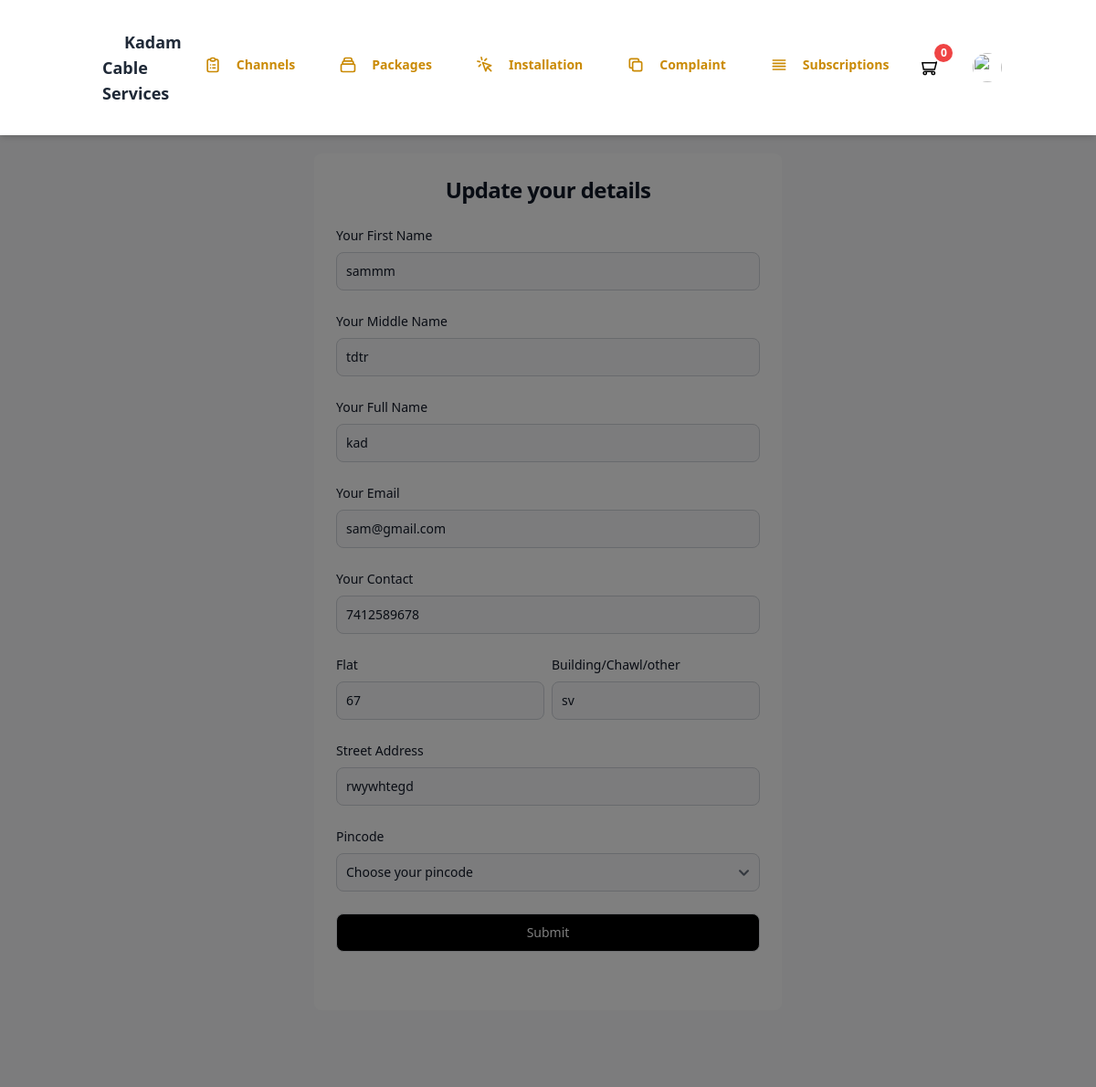
Screenshot of /Main/Customer/Update.php (signed in) with the database file from the repository.
### tables this page shows
CREATE TABLE `customer` (
  `cust_email` varchar(100) NOT NULL,
  `cust_password` varchar(50) NOT NULL,
  `cust_fname` varchar(50) NOT NULL,
  `cust_mname` varchar(50) NOT NULL,
  `cust_lname` varchar(50) NOT NULL,
  `cust_flat` varchar(50) NOT NULL,
  `cust_building` varchar(50) NOT NULL,
  `cust_street` varchar(50) NOT NULL,
  `cust_pincode` varchar(50) NOT NULL,
  `cust_phone` varchar(10) NOT NULL
);

### Main/Customer/Update.php (the view, shortened to what this page needs)
<?php
if(isset($_SESSION["email"]) && isset($_SESSION["firstname"]) && isset($_SESSION["lastname"]) && isset($_SESSION["type"])  )
{
    $email = $_SESSION["email"];
}else{
    echo ("<script>location.href='Login.php'</script>");
}
include("../../config/connect.php");
?>
<!DOCTYPE html>
<html :class="{ 'theme-dark': dark }" x-data="data()" lang="en">
  <head>
    <link rel="stylesheet" href="https://unpkg.com/tailwindcss@2.2.19/dist/tailwind.min.css"/>
    <script src="https://cdn.tailwindcss.com"></script>
    <link href="https://cdnjs.cloudflare.com/ajax/libs/flowbite/2.2.0/flowbite.min.css" rel="stylesheet" />
    <link rel="stylesheet" type="text/css" href="https://cdn.jsdelivr.net/npm/toastify-js/src/toastify.min.css">
  </head>
  <body>
    <div
      class="flex h-screen bg-gray-50 dark:bg-gray-900"
      :class="{ 'overflow-hidden': isSideMenuOpen}"
    >
      <div class="flex flex-col flex-1">
      <?php include("./layouts/header/cust_header.php"); ?>
        <main class="h-full pb-16 overflow-y-auto">
          <div class="container px-0 mx-auto grid">
          <div class="flex items-center justify-center p-5 ">
    <div class="mx-auto w-full max-w-lg p-6 bg-white rounded-lg">
    <div class="w-full">
      <h1 class="text-xl font-bold leading-tight tracking-tight text-gray-900 md:text-2xl dark:text-white text-center mb-3">
                  Update your details
              </h1>
        <form class="space-y-4 md:space-y-6 mb-10">
          <?php
            $get_user_details = "SELECT * FROM `customer` WHERE `cust_email` = '$email' ";
            $result_of_query = mysqli_query($con,$get_user_details);
            if (mysqli_num_rows($result_of_query)==1) {
                while($row=mysqli_fetch_assoc($result_of_query))
                {
                    $cust_email = $row["cust_email"];
                    $cust_first_name = $row["cust_fname"];
                    $cust_middle_name = $row["cust_mname"];
                    $cust_last_name = $row["cust_lname"];
                    $cust_phone = $row["cust_phone"];
                    $cust_flat = $row["cust_flat"];
                    $cust_building = $row["cust_building"];
                    $cust_street = $row["cust_street"];
                    $cust_pincode = $row["cust_pincode"];
                }
            }
            ?>
          <div class="w-full">
                      <label for="first-name" class="block mb-2 text-sm font-medium text-gray-900 dark:text-black">Your First Name</label>
                      <input type="text" name="first-name" value="<?php echo $cust_first_name ?>" id="first-name" class="bg-gray-50 border border-gray-300 text-gray-900 sm:text-sm rounded-lg focus:ring-primary-600 focus:border-primary-600 block w-full p-2.5 dark:bg-gray-700 dark:border-gray-600 dark:placeholder-gray-400 dark:text-white dark:focus:ring-blue-500 dark:focus:border-blue-500" placeholder="Your First Name" required="">
                    </div>
                <div class="w-full">
                      <label for="middle-name" class="block mb-2 text-sm font-medium text-gray-900 dark:text-black">Your Middle Name</label>
                      <input type="text" name="middle-name" value="<?php echo $cust_middle_name ?>" id="middle-name" class="bg-gray-50 border border-gray-300 text-gray-900 sm:text-sm rounded-lg focus:ring-primary-600 focus:border-primary-600 block w-full p-2.5 dark:bg-gray-700 dark:border-gray-600 dark:placeholder-gray-400 dark:text-white dark:focus:ring-blue-500 dark:focus:border-blue-500" placeholder="Your Middle Name" required="">
                    </div>
                <div class="w-full">
                      <label for="last-name" class="block mb-2 text-sm font-medium text-gray-900 dark:text-black">Your Full Name</label>
                      <input type="text" name="last-name" value="<?php echo $cust_last_name ?>" id="last-name" class="bg-gray-50 border border-gray-300 text-gray-900 sm:text-sm rounded-lg focus:ring-primary-600 focus:border-primary-600 block w-full p-2.5 dark:bg-gray-700 dark:border-gray-600 dark:placeholder-gray-400 dark:text-white dark:focus:ring-blue-500 dark:focus:border-blue-500" placeholder="Your Last Name" required="">
                </div>
                <div class="w-full">
                      <label for="email" class="block mb-2 text-sm font-medium text-gray-900 dark:text-black">Your Email</label>
                      <input readonly type="email" name="email" value="<?php echo $cust_email ?>" id="email" class="bg-gray-50 border border-gray-300 text-gray-900 sm:text-sm rounded-lg focus:ring-primary-600 focus:border-primary-600 block w-full p-2.5 dark:bg-gray-700 dark:border-gray-600 dark:placeholder-gray-400 dark:text-white dark:focus:ring-blue-500 dark:focus:border-blue-500" placeholder="name@company.com" required="">
                </div>
                <div class="w-full">
                      <label for="contact" class="block mb-2 text-sm font-medium text-gray-900 dark:text-black">Your Contact</label>
                      <input type="tel" name="contact" id="contact" value="<?php echo $cust_phone ?>" class="bg-gray-50 border border-gray-300 text-gray-900 sm:text-sm rounded-lg focus:ring-primary-600 focus:border-primary-600 block w-full p-2.5 dark:bg-gray-700 dark:border-gray-600 dark:placeholder-gray-400 dark:text-white dark:focus:ring-blue-500 dark:focus:border-blue-500" placeholder="985****6" required="">
                </div>
            <div class="flex">
            <div class="w-full mr-1">
                      <label for="flat" class="block mb-2 text-sm font-medium text-gray-900 dark:text-black">Flat</label>
                      <input type="text" name="flat" id="flat" value="<?php echo $cust_flat ?>" class="bg-gray-50 border border-gray-300 text-gray-900 sm:text-sm rounded-lg focus:ring-primary-600 focus:border-primary-600 block w-full p-2.5 dark:bg-gray-700 dark:border-gray-600 dark:placeholder-gray-400 dark:text-white dark:focus:ring-blue-500 dark:focus:border-blue-500" placeholder="wing-Flat" required="">
                </div>
                <div class="w-full ml-1">
                      <label for="building" class="block mb-2 text-sm font-medium text-gray-900 dark:text-black">Building/Chawl/other</label>
                      <input type="text" name="building" value="<?php echo $cust_building ?>" id="building" class="bg-gray-50 border border-gray-300 text-gray-900 sm:text-sm rounded-lg focus:ring-primary-600 focus:border-primary-600 block w-full p-2.5 dark:bg-gray-700 dark:border-gray-600 dark:placeholder-gray-400 dark:text-white dark:focus:ring-blue-500 dark:focus:border-blue-500" placeholder="Bluiding/chawl/other" required="">
                </div>
            </div>
                <div>
                      <label for="street-address" class="block mb-2 text-sm font-medium text-gray-900 dark:text-black">Street Address</label>
                      <input type="text" name="street-address" id="street-address" value="<?php echo $cust_street ?>" class="bg-gray-50 border border-gray-300 text-gray-900 sm:text-sm rounded-lg focus:ring-primary-600 focus:border-primary-600 block w-full p-2.5 dark:bg-gray-700 dark:border-gray-600 dark:placeholder-gray-400 dark:text-white dark:focus:ring-blue-500 dark:focus:border-blue-500" placeholder="Street Address" required="">
                </div>
                <div>
                  <label for="countries" class="block mb-2 text-sm font-medium text-gray-900 dark:text-black">Pincode</label>
                  <select id="pincode" value="<?php echo $cust_pincode ?>" class="bg-gray-50 border border-gray-300 text-gray-900 text-sm rounded-lg focus:ring-blue-500 focus:border-blue-500 block w-full p-2.5 dark:bg-gray-700 dark:border-gray-600 dark:placeholder-gray-400 dark:text-white dark:focus:ring-blue-500 dark:focus:border-blue-500">
                        <option selected>Choose your pincode</option>
                  </select>
                </div>
          <button type="button" id="updateForm" class="w-full border text-white bg-black hover:bg-primary-700 focus:ring-4 focus:outline-none focus:ring-primary-300 font-medium rounded-lg text-sm px-5 py-2.5 text-center dark:bg-primary-600 dark:hover:bg-primary-700 dark:focus:ring-primary-800">Submit</button>
        </form>
      </div>
    </div>
</div>
          </div>
        </main>
      </div>
    </div>
  </body>
</html>

### rows the page displays
customer: first-name "sammm", middle-name "tdtr", last-name "kad", email "sam@gmail.com", contact "7412589678", flat "67", building "sv", street-address "rwywhtegd", cust_pincode "Choose your pincode"
